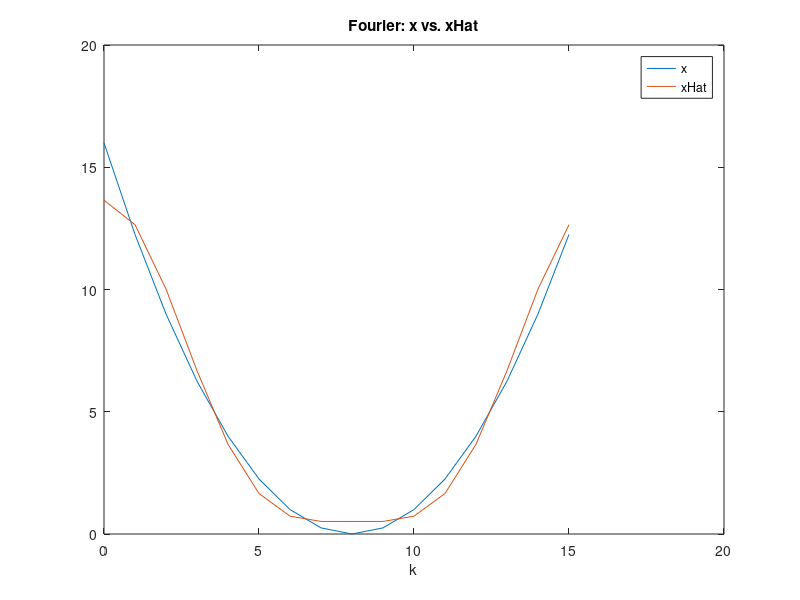
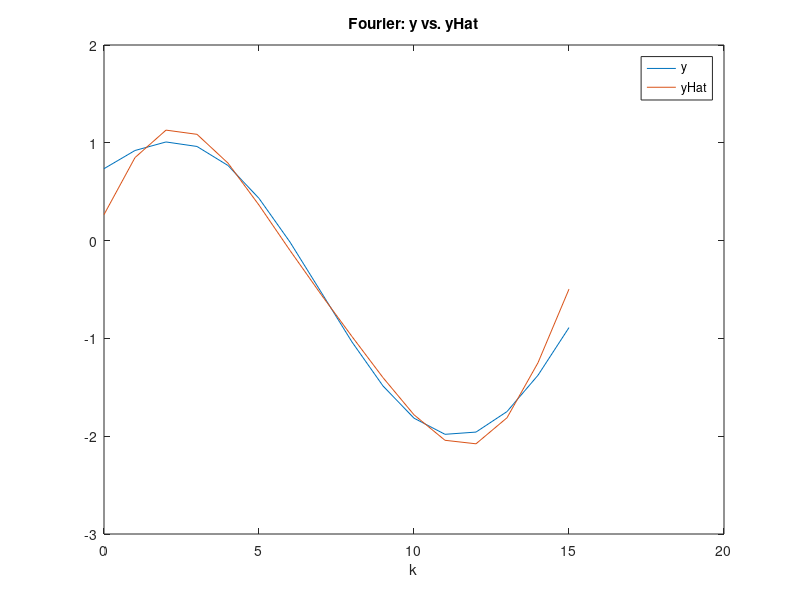

Reproduce these figures in MATLAB, in order.
% base equations
k = 0:15;
x = (k-8).^2 / 4;
y = cos(k * (pi/16) + 1) + sin((2*k+1) * (pi/16));

% fourier transformation
Xfft = fft(x);
display(Xfft')
Yfft = fft(y);
display(Yfft')

% absolute value of X and Y
Xabs= abs(Xfft);
display(Xabs')
Yabs= abs(Yfft);
display(Yabs')

% XHat is a column derived from Xfft by replacing each of the 11 smallest-magnitude
% elements of Xfft by 0, and leaving the other elements intact. YHat is defined similarly.
[sortXfft, indexXfft] = sort(Xabs, 'ascend');
indexXfft(1:11)
%sortXfft(1:11)

XHat = Xfft;
XHat(indexXfft(1:11)) = 0;
display(XHat')

[sortYfft, indexYfft] = sort(Yabs, 'ascend');
indexYfft(1:11)
%sortYfft(1:11)
YHat = Yfft;
YHat(indexYfft(1:11)) = 0;
display(YHat')

% xHat is the inverse Fourier transform of XHat, yHat is similar
xHat = ifft(XHat);
display(xHat')

yHat = ifft(YHat);
display(yHat')


table1 = [Xfft' Xabs' XHat'];
display(table1)
table2 = [Yfft' Yabs' YHat'];
display(table2)
table3 = [x' xHat'];
display(table3)
table4 = [y' yHat'];
display(table4)

% 2.b figure
figure(1)
plot(k,x)
hold on;
plot(k, xHat);
title('Fourier: x vs. xHat');
legend('x', 'xHat');
xlabel('k');
hold off;

figure(2);
plot(k, y);
hold on;
title('Fourier: y vs. yHat');
plot(k, yHat);
legend('y', 'yHat');
xlabel('k');
hold off;

% 2.c MSE
xMSE2 = mean((xHat - x).^2);
yMSE2 = mean((yHat - x).^2);

% 2.d SNR
xSNR2 = 20 * log10(abs(x)/abs(x-xHat));
ySNR2 = 20 * log10(abs(y)/abs(y-yHat));